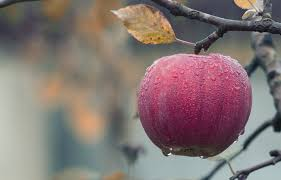
%> input picture exercises/rgbImage.jpeg, 281 x 180 px
$ octave esercitazione_7.m   (GNU Octave 9; MATLAB toolbox functions it lacks are replaced by stand-ins)
%> lines starting %> are read from the running program, lines starting %| are printed output that depends on the picture
### exercises/checkGrey.m
% check if the image is grey level,
% in case it isn't it returns the grey level one

function mat = checkGrey(mat)
    tmp=size(size(mat));
    if(tmp(2)==3)
        mat=rgb2gray(mat);
    end
end

### exercises/esercitazione_7.m
% es 7
% Write the code capable of reducing the number of intensity levels in a image from 256 to
% 2, in integer powers of 2. The desired number of intensity levels needs to be a variable
% input to your program.
% Clear command window.
clc;
% Delete all variables.
clear;
% Close all figure windows except those created by imtool.
close all;
% Close all figure windows created by imtool.
imtool close all;

A=imread("digitalContentRetrival/matlab/rgbImage.jpeg","jpeg");
%> A is the input picture: size 180x281x3 uint8; mean R, G, B 131.6, 117.2, 115.5
A=checkGrey(A);
%> in checkGrey, `mat=rgb2gray(mat);`:
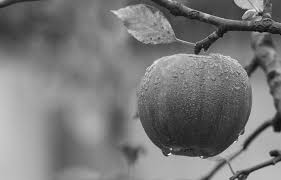
%> mat: size 180x281 uint8; min 1, max 254, mean 121.3

level = input('insert the desired intensity level, (it must be a number from 1 to 8)');
%> the answer given: 1
level= 2^level-1;
step = ceil(255/(level - 1));

new_img = ceil(A./step)*step;
%> new_img: size 180x281 uint8; every value is 0

figure(1)
% Maximize figure.
set(gcf, 'Position', get(0, 'Screensize'));
subplot(2,2,1);
imshow(new_img);

subplot(2,2,3);
imhist(new_img);
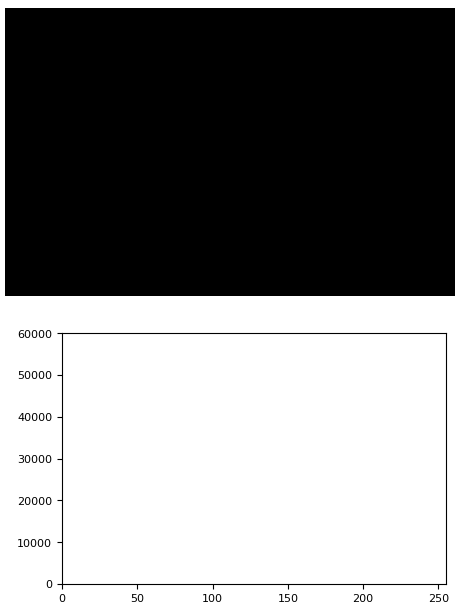
%> figure redrawn from the program's plot data, 2 panels

$ run again, with exercises/download.jpeg copied over exercises/rgbImage.jpeg
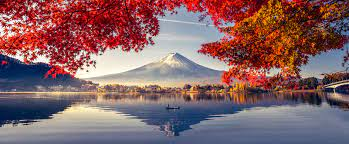
%> input picture exercises/download.jpeg, 349 x 144 px
%> A is the input picture: size 144x349x3 uint8; mean R, G, B 133.7, 98.1, 101.2
%> in checkGrey, `mat=rgb2gray(mat);`:
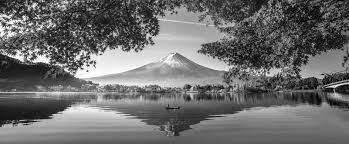
%> mat: size 144x349 uint8; min 1, max 255, mean 109.1
%> new_img: size 144x349 uint8; every value is 0
%> `imhist(new_img);`:
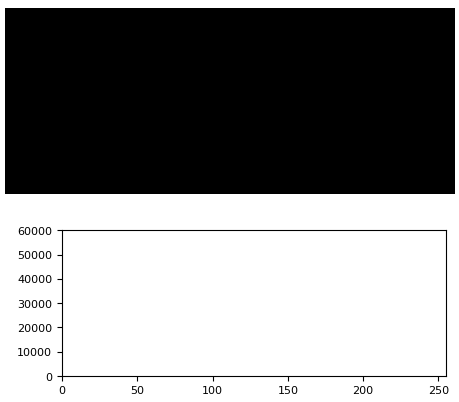
%> figure redrawn from the program's plot data, 2 panels

$ run again, with exercises/image.jpeg copied over exercises/rgbImage.jpeg
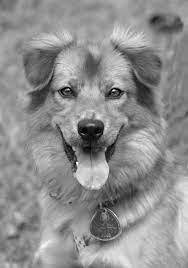
%> input picture exercises/image.jpeg, 188 x 268 px
%> A is the input picture: size 268x188x3 uint8; min 0, max 255, mean 142.6
%> new_img: size 268x188 uint8; every value is 0
%> `imhist(new_img);`:
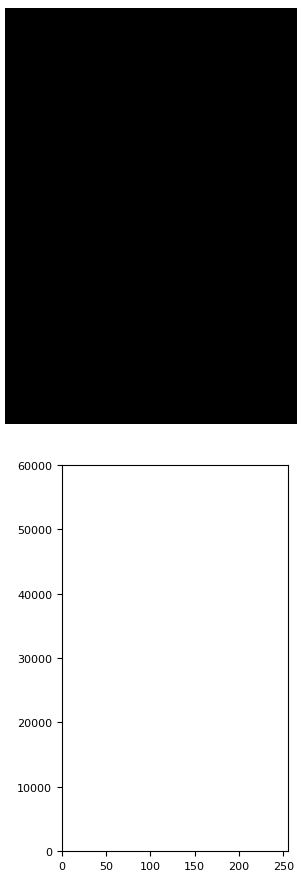
%> figure redrawn from the program's plot data, 2 panels

$ run again, with exercises/compressed.jpg copied over exercises/rgbImage.jpeg
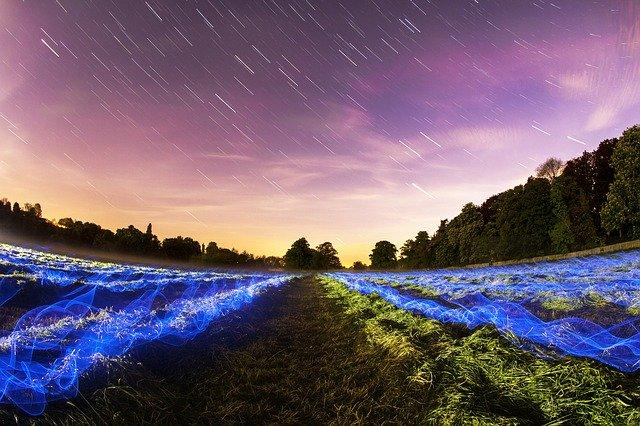
%> input picture exercises/compressed.jpg, 640 x 426 px
%> A is the input picture: size 426x640x3 uint8; mean R, G, B 112.2, 93.1, 111.1
%> in checkGrey, `mat=rgb2gray(mat);`:
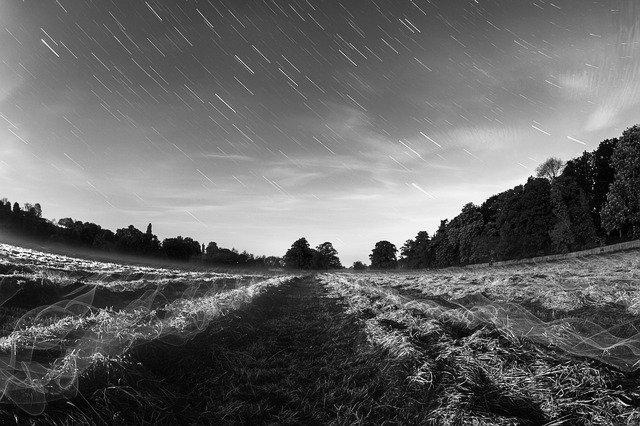
%> mat: size 426x640 uint8; min 0, max 255, mean 100.9
%> new_img: size 426x640 uint8; every value is 0
%> `imhist(new_img);`:
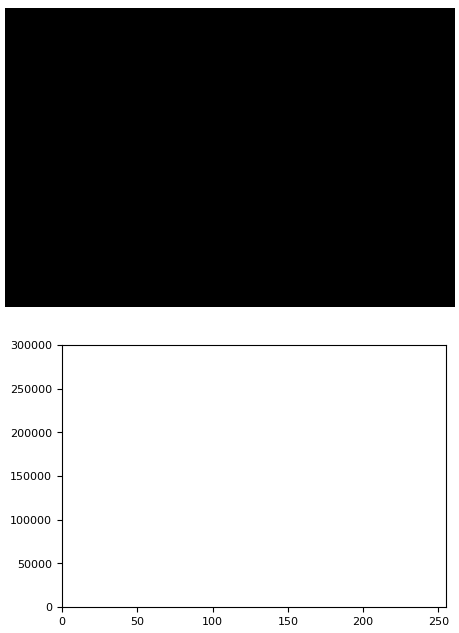
%> figure redrawn from the program's plot data, 2 panels
